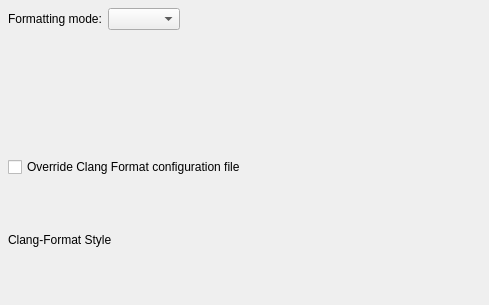
<?xml version="1.0" encoding="UTF-8"?>
<ui version="4.0">
 <class>ClangFormat::ClangFormatConfigWidget</class>
 <widget class="QWidget" name="ClangFormat::ClangFormatConfigWidget">
  <property name="geometry">
   <rect>
    <x>0</x>
    <y>0</y>
    <width>489</width>
    <height>305</height>
   </rect>
  </property>
  <property name="windowTitle">
   <string/>
  </property>
  <layout class="QVBoxLayout" name="verticalLayout">
   <property name="leftMargin">
    <number>8</number>
   </property>
   <property name="topMargin">
    <number>8</number>
   </property>
   <property name="rightMargin">
    <number>8</number>
   </property>
   <property name="bottomMargin">
    <number>8</number>
   </property>
   <item>
    <layout class="QHBoxLayout" name="horizontalLayout_3">
     <item>
      <widget class="QLabel" name="formattingModeLabel">
       <property name="text">
        <string>Formatting mode:</string>
       </property>
      </widget>
     </item>
     <item>
      <widget class="QComboBox" name="indentingOrFormatting"/>
     </item>
     <item>
      <spacer name="horizontalSpacer_2">
       <property name="orientation">
        <enum>Qt::Horizontal</enum>
       </property>
       <property name="sizeHint" stdset="0">
        <size>
         <width>40</width>
         <height>20</height>
        </size>
       </property>
      </spacer>
     </item>
    </layout>
   </item>
   <item>
    <widget class="QLabel" name="projectHasClangFormat">
     <property name="text">
      <string/>
     </property>
    </widget>
   </item>
   <item>
    <widget class="QCheckBox" name="overrideDefault">
     <property name="text">
      <string>Override Clang Format configuration file</string>
     </property>
    </widget>
   </item>
   <item>
    <widget class="QLabel" name="fallbackConfig">
     <property name="text">
      <string>Clang-Format Style</string>
     </property>
    </widget>
   </item>
   <item>
    <layout class="QHBoxLayout" name="horizontalLayout_2"/>
   </item>
  </layout>
 </widget>
 <resources/>
 <connections/>
</ui>
